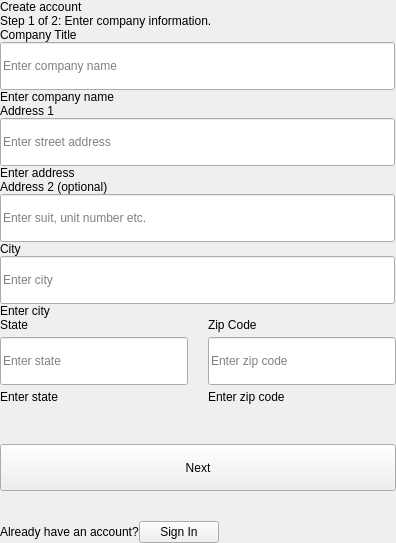
          <widget class="QWidget" name="registration_company_page">
           <layout class="QVBoxLayout" name="registration_company_layout">
            <property name="spacing">
             <number>0</number>
            </property>
            <property name="leftMargin">
             <number>0</number>
            </property>
            <property name="topMargin">
             <number>0</number>
            </property>
            <property name="rightMargin">
             <number>0</number>
            </property>
            <property name="bottomMargin">
             <number>0</number>
            </property>
            <item alignment="Qt::AlignHCenter|Qt::AlignVCenter">
             <widget class="QFrame" name="reg_comp_main_frame">
              <layout class="QVBoxLayout" name="reg_comp_main_layout">
               <property name="spacing">
                <number>0</number>
               </property>
               <property name="leftMargin">
                <number>0</number>
               </property>
               <property name="topMargin">
                <number>0</number>
               </property>
               <property name="rightMargin">
                <number>0</number>
               </property>
               <property name="bottomMargin">
                <number>0</number>
               </property>
               <item>
                <widget class="QLabel" name="reg_comp_header">
                 <property name="text">
                  <string>Create account</string>
                 </property>
                 <property name="alignment">
                  <set>Qt::AlignJustify|Qt::AlignVCenter</set>
                 </property>
                </widget>
               </item>
               <item>
                <widget class="QLabel" name="reg_comp_text">
                 <property name="text">
                  <string>Step 1 of 2: Enter company information.</string>
                 </property>
                 <property name="alignment">
                  <set>Qt::AlignJustify|Qt::AlignVCenter</set>
                 </property>
                </widget>
               </item>
               <item>
                <widget class="QLabel" name="reg_comp_name_label">
                 <property name="text">
                  <string>Company Title</string>
                 </property>
                 <property name="alignment">
                  <set>Qt::AlignJustify|Qt::AlignVCenter</set>
                 </property>
                </widget>
               </item>
               <item>
                <widget class="QLineEdit" name="reg_comp_name_input">
                 <property name="enabled">
                  <bool>true</bool>
                 </property>
                 <property name="minimumSize">
                  <size>
                   <width>395</width>
                   <height>48</height>
                  </size>
                 </property>
                 <property name="maximumSize">
                  <size>
                   <width>395</width>
                   <height>48</height>
                  </size>
                 </property>
                 <property name="placeholderText">
                  <string>Enter company name</string>
                 </property>
                </widget>
               </item>
               <item>
                <widget class="QLabel" name="reg_comp_error_name">
                 <property name="text">
                  <string>Enter company name</string>
                 </property>
                 <property name="alignment">
                  <set>Qt::AlignJustify|Qt::AlignVCenter</set>
                 </property>
                </widget>
               </item>
               <item>
                <widget class="QLabel" name="reg_comp_address1_label">
                 <property name="text">
                  <string>Address 1</string>
                 </property>
                 <property name="alignment">
                  <set>Qt::AlignJustify|Qt::AlignVCenter</set>
                 </property>
                </widget>
               </item>
               <item>
                <widget class="QLineEdit" name="reg_comp_address1_input">
                 <property name="enabled">
                  <bool>true</bool>
                 </property>
                 <property name="minimumSize">
                  <size>
                   <width>395</width>
                   <height>48</height>
                  </size>
                 </property>
                 <property name="maximumSize">
                  <size>
                   <width>395</width>
                   <height>48</height>
                  </size>
                 </property>
                 <property name="placeholderText">
                  <string>Enter street address</string>
                 </property>
                </widget>
               </item>
               <item>
                <widget class="QLabel" name="reg_comp_address1_error">
                 <property name="focusPolicy">
                  <enum>Qt::NoFocus</enum>
                 </property>
                 <property name="text">
                  <string>Enter address</string>
                 </property>
                 <property name="alignment">
                  <set>Qt::AlignJustify|Qt::AlignVCenter</set>
                 </property>
                </widget>
               </item>
               <item>
                <widget class="QLabel" name="reg_comp_address2_label">
                 <property name="text">
                  <string>Address 2 (optional)</string>
                 </property>
                 <property name="alignment">
                  <set>Qt::AlignJustify|Qt::AlignVCenter</set>
                 </property>
                </widget>
               </item>
               <item>
                <widget class="QLineEdit" name="reg_comp_address2_input">
                 <property name="minimumSize">
                  <size>
                   <width>395</width>
                   <height>48</height>
                  </size>
                 </property>
                 <property name="maximumSize">
                  <size>
                   <width>395</width>
                   <height>48</height>
                  </size>
                 </property>
                 <property name="placeholderText">
                  <string>Enter suit, unit number etc.</string>
                 </property>
                </widget>
               </item>
               <item>
                <widget class="QLabel" name="reg_comp_city_label">
                 <property name="text">
                  <string>City</string>
                 </property>
                 <property name="alignment">
                  <set>Qt::AlignJustify|Qt::AlignVCenter</set>
                 </property>
                </widget>
               </item>
               <item>
                <widget class="QLineEdit" name="reg_comp_city_input">
                 <property name="enabled">
                  <bool>true</bool>
                 </property>
                 <property name="minimumSize">
                  <size>
                   <width>395</width>
                   <height>48</height>
                  </size>
                 </property>
                 <property name="maximumSize">
                  <size>
                   <width>395</width>
                   <height>48</height>
                  </size>
                 </property>
                 <property name="placeholderText">
                  <string>Enter city</string>
                 </property>
                </widget>
               </item>
               <item>
                <widget class="QLabel" name="reg_comp_city_error">
                 <property name="text">
                  <string>Enter city</string>
                 </property>
                 <property name="alignment">
                  <set>Qt::AlignJustify|Qt::AlignVCenter</set>
                 </property>
                </widget>
               </item>
               <item alignment="Qt::AlignLeft">
                <widget class="QFrame" name="reg_comp_zip_code_frame">
                 <layout class="QGridLayout" name="reg_comp_zip_code_layout">
                  <property name="leftMargin">
                   <number>0</number>
                  </property>
                  <property name="topMargin">
                   <number>0</number>
                  </property>
                  <property name="rightMargin">
                   <number>0</number>
                  </property>
                  <property name="bottomMargin">
                   <number>0</number>
                  </property>
                  <property name="horizontalSpacing">
                   <number>20</number>
                  </property>
                  <property name="verticalSpacing">
                   <number>5</number>
                  </property>
                  <item row="0" column="1">
                   <widget class="QLabel" name="reg_comp_zipcode_label">
                    <property name="text">
                     <string>Zip Code</string>
                    </property>
                    <property name="alignment">
                     <set>Qt::AlignJustify|Qt::AlignVCenter</set>
                    </property>
                   </widget>
                  </item>
                  <item row="2" column="1">
                   <widget class="QLabel" name="reg_comp_zipcode_error">
                    <property name="text">
                     <string>Enter zip code</string>
                    </property>
                    <property name="alignment">
                     <set>Qt::AlignJustify|Qt::AlignVCenter</set>
                    </property>
                   </widget>
                  </item>
                  <item row="1" column="0">
                   <widget class="QLineEdit" name="reg_comp_state_input">
                    <property name="minimumSize">
                     <size>
                      <width>188</width>
                      <height>48</height>
                     </size>
                    </property>
                    <property name="maximumSize">
                     <size>
                      <width>188</width>
                      <height>48</height>
                     </size>
                    </property>
                    <property name="placeholderText">
                     <string>Enter state</string>
                    </property>
                   </widget>
                  </item>
                  <item row="2" column="0">
                   <widget class="QLabel" name="reg_comp_state_error">
                    <property name="text">
                     <string>Enter state</string>
                    </property>
                    <property name="alignment">
                     <set>Qt::AlignJustify|Qt::AlignVCenter</set>
                    </property>
                   </widget>
                  </item>
                  <item row="1" column="1">
                   <widget class="QLineEdit" name="reg_comp_zipcode_input">
                    <property name="minimumSize">
                     <size>
                      <width>188</width>
                      <height>48</height>
                     </size>
                    </property>
                    <property name="maximumSize">
                     <size>
                      <width>188</width>
                      <height>48</height>
                     </size>
                    </property>
                    <property name="maxLength">
                     <number>5</number>
                    </property>
                    <property name="placeholderText">
                     <string>Enter zip code</string>
                    </property>
                   </widget>
                  </item>
                  <item row="0" column="0">
                   <widget class="QLabel" name="reg_comp_state_label">
                    <property name="text">
                     <string>State</string>
                    </property>
                    <property name="alignment">
                     <set>Qt::AlignJustify|Qt::AlignVCenter</set>
                    </property>
                   </widget>
                  </item>
                 </layout>
                </widget>
               </item>
               <item>
                <spacer name="reg_vertical_spacer_2">
                 <property name="orientation">
                  <enum>Qt::Vertical</enum>
                 </property>
                 <property name="sizeType">
                  <enum>QSizePolicy::Fixed</enum>
                 </property>
                 <property name="sizeHint" stdset="0">
                  <size>
                   <width>20</width>
                   <height>40</height>
                  </size>
                 </property>
                </spacer>
               </item>
               <item>
                <widget class="QPushButton" name="reg_comp_next_butt">
                 <property name="minimumSize">
                  <size>
                   <width>396</width>
                   <height>47</height>
                  </size>
                 </property>
                 <property name="maximumSize">
                  <size>
                   <width>396</width>
                   <height>47</height>
                  </size>
                 </property>
                 <property name="cursor">
                  <cursorShape>PointingHandCursor</cursorShape>
                 </property>
                 <property name="text">
                  <string>Next</string>
                 </property>
                </widget>
               </item>
               <item alignment="Qt::AlignLeft">
                <widget class="QFrame" name="reg_comp_bot_frame">
                 <layout class="QHBoxLayout" name="reg_comp_bot_layout">
                  <property name="spacing">
                   <number>0</number>
                  </property>
                  <property name="leftMargin">
                   <number>0</number>
                  </property>
                  <property name="topMargin">
                   <number>30</number>
                  </property>
                  <property name="rightMargin">
                   <number>0</number>
                  </property>
                  <property name="bottomMargin">
                   <number>0</number>
                  </property>
                  <item>
                   <widget class="QLabel" name="reg_comp_bot_text">
                    <property name="text">
                     <string>Already have an account?</string>
                    </property>
                   </widget>
                  </item>
                  <item>
                   <widget class="QPushButton" name="reg_comp_sign_but">
                    <property name="cursor">
                     <cursorShape>PointingHandCursor</cursorShape>
                    </property>
                    <property name="text">
                     <string>Sign In</string>
                    </property>
                   </widget>
                  </item>
                 </layout>
                </widget>
               </item>
              </layout>
             </widget>
            </item>
           </layout>
          </widget>
